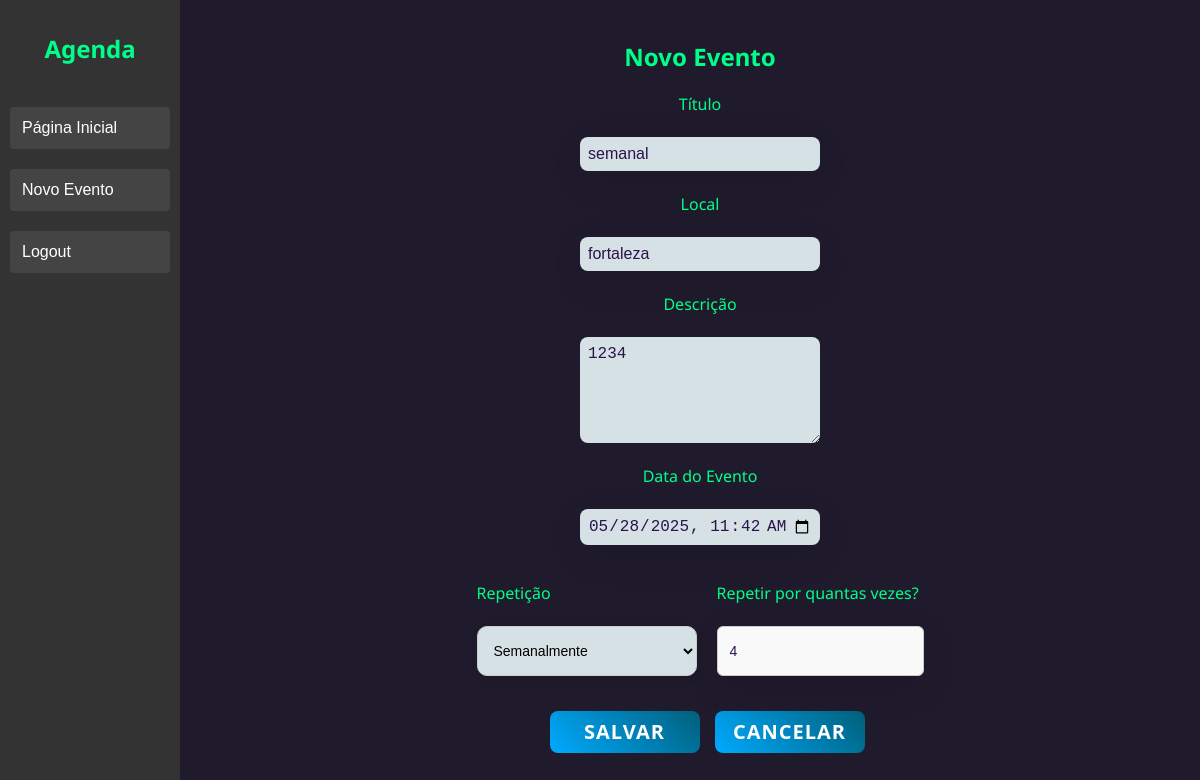
The app's page /agenda/evento/?id=15 (signed in) with its own data.
### core/models.py (models this page shows, shortened)
class Evento(models.Model):
    titulo = models.CharField(max_length=100)
    local = models.CharField(max_length=25,blank=True,null=True)
    descricao = models.TextField(blank=True, null=True)
    data_evento = models.DateTimeField(verbose_name='Data do Evento')
    data_criacao = models.DateTimeField(auto_now=True)
    usuario = models.ForeignKey(User, on_delete=models.CASCADE)
    periodicidade = models.CharField(max_length=10, choices=PERIODICIDADE_OPCOES, blank=True, null=True)
    frequencia = models.PositiveIntegerField(blank=True, null=True)
    class Meta:
        db_table = 'evento'
    def get_data_input_evento(self):
        return self.data_evento.strftime('%Y-%m-%dT%H:%M')

### core/views.py (the view)
# urls.py: path('agenda/evento/',views.evento),
@login_required(login_url='/login/')
def evento(request):
    id_evento = request.GET.get('id')
    dados = {}
    if id_evento:
        dados['evento'] = Evento.objects.get(id=id_evento)
    return render(request, 'evento.html',dados)

### templates/evento.html (shortened to what this page needs)
{% extends "model-page.html" %}
{% block content %}
<h2 align="center">Novo Evento</h2>
{% load static %}
<link rel="stylesheet" href="{% static 'core/css/style.css' %}">
<form action="submit" method="POST" class="submit-evento">{% csrf_token %}
    <label>Título</label>
    <br>
    <input type="text" name="titulo" size="18" value="{{ evento.titulo }}">
    <br>
    <label>Local</label>
    <br>
    <input type="text" name="local" size="18" value="{{ evento.local }}">
    <br>
    <label>Descrição</label>
    <br>
    <textarea name="descricao" rows="5" cols="19" style="background-color: #f0ffffde;">{{ evento.descricao|default_if_none:"" }}</textarea>
    <br>
    <label>Data do Evento</label>
    <br>
    <input type="datetime-local" name="data_evento" required
           min="{{ agora|date:'Y-m-d\\TH:i' }}"
           value="{{ evento.get_data_input_evento }}">
    <br>
    <div class="periodicidade-container">
  <div class="campo-periodicidade">
    <label>Repetição</label><br>
    <select name="periodicidade" class="select-periodicidade">
      <option value="semanal" {% if evento.periodicidade == 'semanal' %}selected{% endif %}>Semanalmente</option>
    </select>
  </div>
  <div class="campo-periodicidade">
    <label>Repetir por quantas vezes?</label><br>
    <input type="number" name="frequencia" min="1" value="{{ evento.frequencia|default_if_none:'' }}">
  </div>
</div>
<div class="botoes-acoes">
    <button type="submit" class="btn-cancelar">Salvar</button>
    <a href="/" class="btn-cancelar">Cancelar</a>
  </div>
</form>
{% endblock %}

### core/static/core/css/sidebar.css (style rules this page uses)
body { margin: 0; font-family: Arial, sans-serif; }

### core/static/core/css/style.css (style rules this page uses)
body { font-family: 'Noto Sans', sans-serif; background-color: #201b2c;*/ margin: 0px; }
body * { box-sizing: border-box; }
.periodicidade-container { display: flex; gap: 20px; justify-content: center; margin-top: 15px; }
.campo-periodicidade { flex: 1; display: flex; flex-direction: column; }
.select-periodicidade, .campo-periodicidade input[type="number"] { width: 100%; padding: 8px 12px; border-radius: 6px; border: 1px solid #ccc; font-size: 14px; box-sizing: border-box; background-color: #f9f9f9; height: 50px; transition: border-color 0.3s ease; }
.botoes-acoes { margin-left: 14px; display: flex; gap: 15px; justify-content: center; margin-top: 20px; }
.botoes-acoes button.btn-cancelar, .botoes-acoes a.btn-cancelar { background: linear-gradient(45deg, #00aaff, #005f7a); font-family: 'Segoe UI', Tahoma, Geneva, Verdana, sans-serif; text-transform: uppercase; font-weight: 600; letter-spacing: 1px; padding: 10px 16px; background-color: #008cba; color: white; border: none; border-radius: 8px; min-width: 150px; font-size: 20px; cursor: pointer; transition: background-color 0.3s ease; display: inline-flex; align-items: center; justify-content: center; text-decoration: none; height: 42px; transition: background 0.4s ease-in-out, transform 0.4s ease; }
.select-periodicidade { padding: 12px; width: 220px; border-radius: 10px; background-color: #f0ffffde; border: 1px solid #ccc; box-shadow: 2px 2px 8px rgba(0, 0, 0, 0.1); font-size: 14px; margin-top: 0px; margin-bottom: 15px; transition: box-shadow 0.3s ease; }
.submit-evento { color: #00ff88; display: flex; flex-direction: column; align-items: center; }
h2 { color: #00ff88; }
textarea { width: 25%; padding: 10px 0px; border: none; border-radius: 8px; outline: none; color: #2b134b; background-color: #f0ffffde; }
input { width: 25%; padding: 10px 0px; border: none; border-radius: 8px; outline: none; color: #2b134b; background: #f0ffffde; box-shadow: 0px 10px 40px -12px #00000056; }
input[type="text"], input[type="datetime-local"], textarea { padding: 8px; font-size: 16px; box-sizing: border-box; }

### records on screen
Evento: titulo "semanal", local "fortaleza", descricao "1234", data_evento "05/28/2025 11:42", periodicidade "Semanalmente", frequencia "4"
